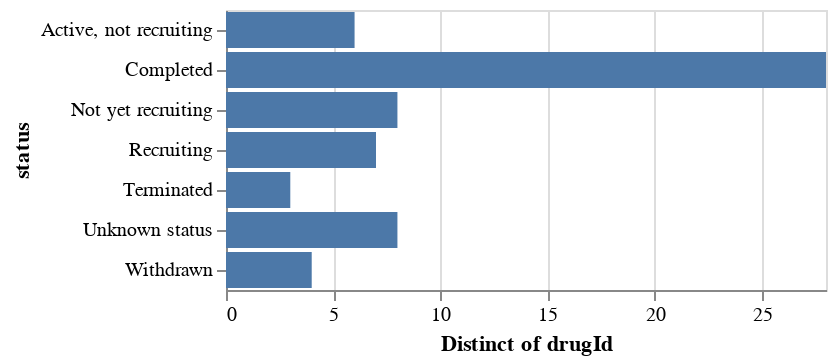

Notebook code for this chart:
### Markdown cell above
## Exploration Steps:

### Start small

For starters, an easy way to explore complex datasets like this is to explore seemingly obvious ones.

`status` column is relatively understandable, even if you don't come from biomedical background - 10 row preview shows

### Code cell
import altair as alt

alt.Chart(df).mark_bar().encode(
    x="distinct(drugId):Q",
    y="status:O",
)

### Figure 1 — Vega-Lite specification as saved in the notebook (floating-point values rounded to 4 significant figures)
{"config": {"view": {"continuousWidth": 300, "continuousHeight": 300}}, "data": {"name": "data-d8b010d8a623bfd2a3ba7a368b00fc84"}, "mark": {"type": "bar"}, "encoding": {"x": {"aggregate": "distinct", "field": "drugId", "type": "quantitative"}, "y": {"field": "status", "type": "ordinal"}}, "$schema": "https://vega.github.io/schema/vega-lite/v5.8.0.json", "datasets": {"data-d8b010d8a623bfd2a3ba7a368b00fc84": [{"diseaseId": "EFO_0004194", "diseaseName": "IGA glomerulonephritis", "drugId": "CHEMBL429910", "drugName": "DAPAGLIFLOZIN", "type": "Small molecule", "mechanismOfAction": "Sodium/glucose cotransporter 2 inhibitor", "actionType": "Inhibitor", "symbol": "SLC5A2", "name": "solute carrier family 5 member 2", "phase": 4, "status": "Not yet recruiting", "source": "https://clinicaltrials.gov/ct2/show/NCT04662723"}, {"diseaseId": "EFO_0004194", "diseaseName": "IGA glomerulonephritis", "drugId": "CHEMBL1168", "drugName": "RAMIPRIL", "type": "Small molecule", "mechanismOfAction": "Angiotensin-converting enzyme inhibitor", "actionType": "Inhibitor", "symbol": "ACE", "name": "angiotensin I converting enzyme", "phase": 4, "status": "Not yet recruiting", "source": "https://clinicaltrials.gov/ct2/show/NCT04662723"}, {"diseaseId": "EFO_0004194", "diseaseName": "IGA glomerulonephritis", "drugId": "CHEMBL1535", "drugName": "HYDROXYCHLOROQUINE", "type": "Small molecule", "mechanismOfAction": "Toll-like receptor 7 antagonist", "actionType": "Antagonist", "symbol": "TLR7", "name": "toll like receptor 7", "phase": 4, "status": "Completed", "source": "https://clinicaltrials.gov/ct2/show/NCT02351752"}, {"diseaseId": "EFO_0004194", "diseaseName": "IGA glomerulonephritis", "drugId": "CHEMBL1639", "drugName": "ALISKIREN", "type": "Small molecule", "mechanismOfAction": "Renin inhibitor", "actionType": "Inhibitor", "symbol": "REN", "name": "renin", "phase": 4, "status": "Completed", "source": "https://clinicaltrials.gov/ct2/show/NCT00922311"}, {"diseaseId": "EFO_0004194", "diseaseName": "IGA glomerulonephritis", "drugId": "CHEMBL4594217", "drugName": "CANAGLIFLOZIN", "type": "Small molecule", "mechanismOfAction": "Sodium/glucose cotransporter 2 inhibitor", "actionType": "Inhibitor", "symbol": "SLC5A2", "name": "solute carrier family 5 member 2", "phase": 4, "status": "Not yet recruiting", "source": "https://clinicaltrials.gov/ct2/show/NCT04662723"}, {"diseaseId": "EFO_0004194", "diseaseName": "IGA glomerulonephritis", "drugId": "CHEMBL1535", "drugName": "HYDROXYCHLOROQUINE", "type": "Small molecule", "mechanismOfAction": "Toll-like receptor 9 antagonist", "actionType": "Antagonist", "symbol": "TLR9", "name": "toll like receptor 9", "phase": 4, "status": "Completed", "source": "https://clinicaltrials.gov/ct2/show/NCT02351752"}, {"diseaseId": "EFO_0004194", "diseaseName": "IGA glomerulonephritis", "drugId": "CHEMBL578", "drugName": "ENALAPRIL", "type": "Small molecule", "mechanismOfAction": "Angiotensin-converting enzyme inhibitor", "actionType": "Inhibitor", "symbol": "ACE", "name": "angiotensin I converting enzyme", "phase": 4, "status": "Completed", "source": "https://clinicaltrials.gov/ct2/show/NCT00367562"}, {"diseaseId": "EFO_0004194", "diseaseName": "IGA glomerulonephritis", "drugId": "CHEMBL1456", "drugName": "MYCOPHENOLATE MOFETIL", "type": "Small molecule", "mechanismOfAction": "Inosine-5'-monophosphate dehydrogenase (IMPDH) inhibitor", "actionType": "Inhibitor", "symbol": "IMPDH1", "name": "inosine monophosphate dehydrogenase 1", "phase": 4, "status": "Unknown status", "source": "https://clinicaltrials.gov/ct2/show/NCT02981212"}, {"diseaseId": "EFO_0004194", "diseaseName": "IGA glomerulonephritis", "drugId": "CHEMBL1069", "drugName": "VALSARTAN", "type": "Small molecule", "mechanismOfAction": "Type-1 angiotensin II receptor antagonist", "actionType": "Antagonist", "symbol": "AGTR1", "name": "angiotensin II receptor type 1", "phase": 4, "status": "Unknown status", "source": "https://clinicaltrials.gov/ct2/show/NCT02765594"}, {"diseaseId": "EFO_0004194", "diseaseName": "IGA glomerulonephritis", "drugId": "CHEMBL1690", "drugName": "HYDROXYCHLOROQUINE SULFATE", "type": "Small molecule", "mechanismOfAction": "Toll-like receptor 7 antagonist", "actionType": "Antagonist", "symbol": "TLR7", "name": "toll like receptor 7", "phase": 4, "status": "Completed", "source": "https://clinicaltrials.gov/ct2/show/NCT02351752"}, {"diseaseId": "EFO_0004194", "diseaseName": "IGA glomerulonephritis", "drugId": "CHEMBL1535", "drugName": "HYDROXYCHLOROQUINE", "type": "Small molecule", "mechanismOfAction": "Toll-like receptor 9 antagonist", "actionType": "Antagonist", "symbol": "TLR9", "name": "toll like receptor 9", "phase": 4, "status": "Unknown status", "source": "https://clinicaltrials.gov/ct2/show/NCT02765594"}, {"diseaseId": "EFO_0004194", "diseaseName": "IGA glomerulonephritis", "drugId": "CHEMBL608", "drugName": "PROBUCOL", "type": "Small molecule", "mechanismOfAction": "ATP-binding cassette sub-family A member 1 inhibitor", "actionType": "Inhibitor", "symbol": "ABCA1", "name": "ATP binding cassette subfamily A member 1", "phase": 4, "status": "Completed", "source": "https://clinicaltrials.gov/ct2/show/NCT00426348"}, {"diseaseId": "EFO_0004194", "diseaseName": "IGA glomerulonephritis", "drugId": "CHEMBL191", "drugName": "LOSARTAN", "type": "Small molecule", "mechanismOfAction": "Type-1 angiotensin II receptor antagonist", "actionType": "Antagonist", "symbol": "AGTR1", "name": "angiotensin II receptor type 1", "phase": 4, "status": "Unknown status", "source": "https://clinicaltrials.gov/ct2/show/NCT02231125"}, {"diseaseId": "EFO_0004194", "diseaseName": "IGA glomerulonephritis", "drugId": "CHEMBL635", "drugName": "PREDNISONE", "type": "Small molecule", "mechanismOfAction": "Glucocorticoid receptor agonist", "actionType": "Agonist", "symbol": "NR3C1", "name": "nuclear receptor subfamily 3 group C member 1", "phase": 4, "status": "Unknown status", "source": "https://clinicaltrials.gov/ct2/show/NCT01758120"}, {"diseaseId": "EFO_0004194", "diseaseName": "IGA glomerulonephritis", "drugId": "CHEMBL1690", "drugName": "HYDROXYCHLOROQUINE SULFATE", "type": "Small molecule", "mechanismOfAction": "Toll-like receptor 9 antagonist", "actionType": "Antagonist", "symbol": "TLR9", "name": "toll like receptor 9", "phase": 4, "status": "Unknown status", "source": "https://clinicaltrials.gov/ct2/show/NCT02765594"}, {"diseaseId": "EFO_0004194", "diseaseName": "IGA glomerulonephritis", "drugId": "CHEMBL1690", "drugName": "HYDROXYCHLOROQUINE SULFATE", "type": "Small molecule", "mechanismOfAction": "Toll-like receptor 9 antagonist", "actionType": "Antagonist", "symbol": "TLR9", "name": "toll like receptor 9", "phase": 4, "status": "Completed", "source": "https://clinicaltrials.gov/ct2/show/NCT02351752"}, {"diseaseId": "EFO_0004194", "diseaseName": "IGA glomerulonephritis", "drugId": "CHEMBL1201576", "drugName": "RITUXIMAB", "type": "Antibody", "mechanismOfAction": "B-lymphocyte antigen CD20 binding agent", "actionType": "Binding agent", "symbol": "MS4A1", "name": "membrane spanning 4-domains A1", "phase": 4, "status": "Recruiting", "source": "https://clinicaltrials.gov/ct2/show/NCT04525729"}, {"diseaseId": "EFO_0004194", "diseaseName": "IGA glomerulonephritis", "drugId": "CHEMBL1069", "drugName": "VALSARTAN", "type": "Small molecule", "mechanismOfAction": "Type-1 angiotensin II receptor antagonist", "actionType": "Antagonist", "symbol": "AGTR1", "name": "angiotensin II receptor type 1", "phase": 4, "status": "Completed", "source": "https://clinicaltrials.gov/ct2/show/NCT00367562,https://clinicaltrials.gov/ct2/show/NCT00426348"}, {"diseaseId": "EFO_0004194", "diseaseName": "IGA glomerulonephritis", "drugId": "CHEMBL1456", "drugName": "MYCOPHENOLATE MOFETIL", "type": "Small molecule", "mechanismOfAction": "Inosine-5'-monophosphate dehydrogenase (IMPDH) inhibitor", "actionType": "Inhibitor", "symbol": "IMPDH2", "name": "inosine monophosphate dehydrogenase 2", "phase": 4, "status": "Completed", "source": "https://clinicaltrials.gov/ct2/show/NCT00863252"}, {"diseaseId": "EFO_0004194", "diseaseName": "IGA glomerulonephritis", "drugId": "CHEMBL635", "drugName": "PREDNISONE", "type": "Small molecule", "mechanismOfAction": "Glucocorticoid receptor agonist", "actionType": "Agonist", "symbol": "NR3C1", "name": "nuclear receptor subfamily 3 group C member 1", "phase": 4, "status": "Active, not recruiting", "source": "https://clinicaltrials.gov/ct2/show/NCT03218852"}, {"diseaseId": "EFO_0004194", "diseaseName": "IGA glomerulonephritis", "drugId": "CHEMBL1456", "drugName": "MYCOPHENOLATE MOFETIL", "type": "Small molecule", "mechanismOfAction": "Inosine-5'-monophosphate dehydrogenase (IMPDH) inhibitor", "actionType": "Inhibitor", "symbol": "IMPDH2", "name": "inosine monophosphate dehydrogenase 2", "phase": 4, "status": "Unknown status", "source": "https://clinicaltrials.gov/ct2/show/NCT02981212"}, {"diseaseId": "EFO_0004194", "diseaseName": "IGA glomerulonephritis", "drugId": "CHEMBL1201576", "drugName": "RITUXIMAB", "type": "Antibody", "mechanismOfAction": "B-lymphocyte antigen CD20 binding agent", "actionType": "Binding agent", "symbol": "MS4A1", "name": "membrane spanning 4-domains A1", "phase": 4, "status": "Unknown status", "source": "https://clinicaltrials.gov/ct2/show/NCT02571842"}, {"diseaseId": "EFO_0004194", "diseaseName": "IGA glomerulonephritis", "drugId": "CHEMBL1690", "drugName": "HYDROXYCHLOROQUINE SULFATE", "type": "Small molecule", "mechanismOfAction": "Toll-like receptor 7 antagonist", "actionType": "Antagonist", "symbol": "TLR7", "name": "toll like receptor 7", "phase": 4, "status": "Unknown status", "source": "https://clinicaltrials.gov/ct2/show/NCT02765594"}, {"diseaseId": "EFO_0004194", "diseaseName": "IGA glomerulonephritis", "drugId": "CHEMBL1201081", "drugName": "METHYLPREDNISOLONE SODIUM SUCCINATE", "type": "Small molecule", "mechanismOfAction": "Glucocorticoid receptor agonist", "actionType": "Agonist", "symbol": "NR3C1", "name": "nuclear receptor subfamily 3 group C member 1", "phase": 4, "status": "Completed", "source": "https://clinicaltrials.gov/ct2/show/NCT00755859"}, {"diseaseId": "EFO_0004194", "diseaseName": "IGA glomerulonephritis", "drugId": "CHEMBL1237", "drugName": "LISINOPRIL", "type": "Small molecule", "mechanismOfAction": "Angiotensin-converting enzyme inhibitor", "actionType": "Inhibitor", "symbol": "ACE", "name": "angiotensin I converting enzyme", "phase": 4, "status": "Not yet recruiting", "source": "https://clinicaltrials.gov/ct2/show/NCT04662723"}, {"diseaseId": "EFO_0004194", "diseaseName": "IGA glomerulonephritis", "drugId": "CHEMBL1201265", "drugName": "METHYLPREDNISOLONE HEMISUCCINATE", "type": "Small molecule", "mechanismOfAction": "Glucocorticoid receptor agonist", "actionType": "Agonist", "symbol": "NR3C1", "name": "nuclear receptor subfamily 3 group C member 1", "phase": 4, "status": "Completed", "source": "https://clinicaltrials.gov/ct2/show/NCT00755859"}, {"diseaseId": "EFO_0004194", "diseaseName": "IGA glomerulonephritis", "drugId": "CHEMBL1535", "drugName": "HYDROXYCHLOROQUINE", "type": "Small molecule", "mechanismOfAction": "Toll-like receptor 7 antagonist", "actionType": "Antagonist", "symbol": "TLR7", "name": "toll like receptor 7", "phase": 4, "status": "Unknown status", "source": "https://clinicaltrials.gov/ct2/show/NCT02765594"}, {"diseaseId": "EFO_0004194", "diseaseName": "IGA glomerulonephritis", "drugId": "CHEMBL1201576", "drugName": "RITUXIMAB", "type": "Antibody", "mechanismOfAction": "B-lymphocyte antigen CD20 binding agent", "actionType": "Binding agent", "symbol": "MS4A1", "name": "membrane spanning 4-domains A1", "phase": 4, "status": "Completed", "source": "https://clinicaltrials.gov/ct2/show/NCT00498368"}, {"diseaseId": "EFO_0004194", "diseaseName": "IGA glomerulonephritis", "drugId": "CHEMBL1456", "drugName": "MYCOPHENOLATE MOFETIL", "type": "Small molecule", "mechanismOfAction": "Inosine-5'-monophosphate dehydrogenase (IMPDH) inhibitor", "actionType": "Inhibitor", "symbol": "IMPDH1", "name": "inosine monophosphate dehydrogenase 1", "phase": 4, "status": "Completed", "source": "https://clinicaltrials.gov/ct2/show/NCT00863252"}, {"diseaseId": "EFO_0004194", "diseaseName": "IGA glomerulonephritis", "drugId": "CHEMBL2048484", "drugName": "CANAGLIFLOZIN", "type": "Small molecule", "mechanismOfAction": "Sodium/glucose cotransporter 2 inhibitor", "actionType": "Inhibitor", "symbol": "SLC5A2", "name": "solute carrier family 5 member 2", "phase": 4, "status": "Not yet recruiting", "source": "https://clinicaltrials.gov/ct2/show/NCT04662723"}, {"diseaseId": "EFO_0004194", "diseaseName": "IGA glomerulonephritis", "drugId": "CHEMBL191", "drugName": "LOSARTAN", "type": "Small molecule", "mechanismOfAction": "Type-1 angiotensin II receptor antagonist", "actionType": "Antagonist", "symbol": "AGTR1", "name": "angiotensin II receptor type 1", "phase": 4, "status": "Completed", "source": "https://clinicaltrials.gov/ct2/show/NCT01115426"}, {"diseaseId": "EFO_0004194", "diseaseName": "IGA glomerulonephritis", "drugId": "CHEMBL2107830", "drugName": "EMPAGLIFLOZIN", "type": "Small molecule", "mechanismOfAction": "Sodium/glucose cotransporter 2 inhibitor", "actionType": "Inhibitor", "symbol": "SLC5A2", "name": "solute carrier family 5 member 2", "phase": 4, "status": "Not yet recruiting", "source": "https://clinicaltrials.gov/ct2/show/NCT04662723"}, {"diseaseId": "EFO_0004194", "diseaseName": "IGA glomerulonephritis", "drugId": "CHEMBL191", "drugName": "LOSARTAN", "type": "Small molecule", "mechanismOfAction": "Type-1 angiotensin II receptor antagonist", "actionType": "Antagonist", "symbol": "AGTR1", "name": "angiotensin II receptor type 1", "phase": 4, "status": "Not yet recruiting", "source": "https://clinicaltrials.gov/ct2/show/NCT04662723"}, {"diseaseId": "EFO_0004194", "diseaseName": "IGA glomerulonephritis", "drugId": "CHEMBL1168", "drugName": "RAMIPRIL", "type": "Small molecule", "mechanismOfAction": "Angiotensin-converting enzyme inhibitor", "actionType": "Inhibitor", "symbol": "ACE", "name": "angiotensin I converting enzyme", "phase": 4, "status": "Completed", "source": "https://clinicaltrials.gov/ct2/show/NCT01115426"}, {"diseaseId": "EFO_0004194", "diseaseName": "IGA glomerulonephritis", "drugId": "CHEMBL846", "drugName": "CALCITRIOL", "type": "Small molecule", "mechanismOfAction": "Vitamin D receptor agonist", "actionType": "Agonist", "symbol": "VDR", "name": "vitamin D receptor", "phase": 4, "status": "Completed", "source": "https://clinicaltrials.gov/ct2/show/NCT00319761"}, {"diseaseId": "EFO_0004194", "diseaseName": "IGA glomerulonephritis", "drugId": "CHEMBL1542", "drugName": "AZATHIOPRINE", "type": "Small molecule", "mechanismOfAction": "Amidophosphoribosyltransferase inhibitor", "actionType": "Inhibitor", "symbol": "PPAT", "name": "phosphoribosyl pyrophosphate amidotransferase", "phase": 4, "status": "Completed", "source": "https://clinicaltrials.gov/ct2/show/NCT00755859"}, {"diseaseId": "EFO_0004194", "diseaseName": "IGA glomerulonephritis", "drugId": "CHEMBL1639", "drugName": "ALISKIREN", "type": "Small molecule", "mechanismOfAction": "Renin inhibitor", "actionType": "Inhibitor", "symbol": "REN", "name": "renin", "phase": 3, "status": "Completed", "source": "https://clinicaltrials.gov/ct2/show/NCT00870493"}, {"diseaseId": "EFO_0004194", "diseaseName": "IGA glomerulonephritis", "drugId": "CHEMBL1456", "drugName": "MYCOPHENOLATE MOFETIL", "type": "Small molecule", "mechanismOfAction": "Inosine-5'-monophosphate dehydrogenase (IMPDH) inhibitor", "actionType": "Inhibitor", "symbol": "IMPDH2", "name": "inosine monophosphate dehydrogenase 2", "phase": 3, "status": "Terminated", "source": "https://clinicaltrials.gov/ct2/show/NCT00318474"}, {"diseaseId": "EFO_0004194", "diseaseName": "IGA glomerulonephritis", "drugId": "CHEMBL191", "drugName": "LOSARTAN", "type": "Small molecule", "mechanismOfAction": "Type-1 angiotensin II receptor antagonist", "actionType": "Antagonist", "symbol": "AGTR1", "name": "angiotensin II receptor type 1", "phase": 3, "status": "Not yet recruiting", "source": "https://clinicaltrials.gov/ct2/show/NCT03357653"}, {"diseaseId": "EFO_0004194", "diseaseName": "IGA glomerulonephritis", "drugId": "CHEMBL9194", "drugName": "ATRASENTAN", "type": "Small molecule", "mechanismOfAction": "Endothelin receptor ET-A antagonist", "actionType": "Antagonist", "symbol": "EDNRA", "name": "endothelin receptor type A", "phase": 3, "status": "Recruiting", "source": "https://clinicaltrials.gov/ct2/show/NCT04573478"}, {"diseaseId": "EFO_0004194", "diseaseName": "IGA glomerulonephritis", "drugId": "CHEMBL4298195", "drugName": "NARSOPLIMAB", "type": "Antibody", "mechanismOfAction": "Mannan-binding lectin serine protease 2 inhibitor", "actionType": "Inhibitor", "symbol": "MASP2", "name": "MBL associated serine protease 2", "phase": 3, "status": "Recruiting", "source": "https://clinicaltrials.gov/ct2/show/NCT03608033"}, {"diseaseId": "EFO_0004194", "diseaseName": "IGA glomerulonephritis", "drugId": "CHEMBL1456", "drugName": "MYCOPHENOLATE MOFETIL", "type": "Small molecule", "mechanismOfAction": "Inosine-5'-monophosphate dehydrogenase (IMPDH) inhibitor", "actionType": "Inhibitor", "symbol": "IMPDH1", "name": "inosine monophosphate dehydrogenase 1", "phase": 3, "status": "Unknown status", "source": "https://clinicaltrials.gov/ct2/show/NCT02187900"}, {"diseaseId": "EFO_0004194", "diseaseName": "IGA glomerulonephritis", "drugId": "CHEMBL4594448", "drugName": "IPTACOPAN", "type": "Small molecule", "mechanismOfAction": "Complement factor B inhibitor", "actionType": "Inhibitor", "symbol": "CFB", "name": "complement factor B", "phase": 3, "status": "Recruiting", "source": "https://clinicaltrials.gov/ct2/show/NCT04578834,https://clinicaltrials.gov/ct2/show/NCT04557462"}, {"diseaseId": "EFO_0004194", "diseaseName": "IGA glomerulonephritis", "drugId": "CHEMBL131", "drugName": "PREDNISOLONE", "type": "Small molecule", "mechanismOfAction": "Glucocorticoid receptor agonist", "actionType": "Agonist", "symbol": "NR3C1", "name": "nuclear receptor subfamily 3 group C member 1", "phase": 3, "status": "Completed", "source": "https://clinicaltrials.gov/ct2/show/NCT00554502"}, {"diseaseId": "EFO_0004194", "diseaseName": "IGA glomerulonephritis", "drugId": "CHEMBL1201081", "drugName": "METHYLPREDNISOLONE SODIUM SUCCINATE", "type": "Small molecule", "mechanismOfAction": "Glucocorticoid receptor agonist", "actionType": "Agonist", "symbol": "NR3C1", "name": "nuclear receptor subfamily 3 group C member 1", "phase": 3, "status": "Completed", "source": "https://clinicaltrials.gov/ct2/show/NCT00657059"}, {"diseaseId": "EFO_0004194", "diseaseName": "IGA glomerulonephritis", "drugId": "CHEMBL635", "drugName": "PREDNISONE", "type": "Small molecule", "mechanismOfAction": "Glucocorticoid receptor agonist", "actionType": "Agonist", "symbol": "NR3C1", "name": "nuclear receptor subfamily 3 group C member 1", "phase": 3, "status": "Completed", "source": "https://clinicaltrials.gov/ct2/show/NCT00657059,https://clinicaltrials.gov/ct2/show/NCT01392833"}, {"diseaseId": "EFO_0004194", "diseaseName": "IGA glomerulonephritis", "drugId": "CHEMBL1456", "drugName": "MYCOPHENOLATE MOFETIL", "type": "Small molecule", "mechanismOfAction": "Inosine-5'-monophosphate dehydrogenase (IMPDH) inhibitor", "actionType": "Inhibitor", "symbol": "IMPDH2", "name": "inosine monophosphate dehydrogenase 2", "phase": 3, "status": "Completed", "source": "https://clinicaltrials.gov/ct2/show/NCT00657059"}, {"diseaseId": "EFO_0004194", "diseaseName": "IGA glomerulonephritis", "drugId": "CHEMBL131", "drugName": "PREDNISOLONE", "type": "Small molecule", "mechanismOfAction": "Glucocorticoid receptor agonist", "actionType": "Agonist", "symbol": "NR3C1", "name": "nuclear receptor subfamily 3 group C member 1", "phase": 3, "status": "Not yet recruiting", "source": "https://clinicaltrials.gov/ct2/show/NCT05510323"}, {"diseaseId": "EFO_0004194", "diseaseName": "IGA glomerulonephritis", "drugId": "CHEMBL2107877", "drugName": "BLISIBIMOD", "type": "Protein", "mechanismOfAction": "Tumor necrosis factor ligand superfamily member 13B inhibitor", "actionType": "Inhibitor", "symbol": "TNFSF13B", "name": "TNF superfamily member 13b", "phase": 3, "status": "Withdrawn", "source": "https://clinicaltrials.gov/ct2/show/NCT02052219"}, {"diseaseId": "EFO_0004194", "diseaseName": "IGA glomerulonephritis", "drugId": "CHEMBL1513", "drugName": "IRBESARTAN", "type": "Small molecule", "mechanismOfAction": "Type-1 angiotensin II receptor antagonist", "actionType": "Antagonist", "symbol": "AGTR1", "name": "angiotensin II receptor type 1", "phase": 3, "status": "Completed", "source": "https://clinicaltrials.gov/ct2/show/NCT00657059"}, {"diseaseId": "EFO_0004194", "diseaseName": "IGA glomerulonephritis", "drugId": "CHEMBL1456", "drugName": "MYCOPHENOLATE MOFETIL", "type": "Small molecule", "mechanismOfAction": "Inosine-5'-monophosphate dehydrogenase (IMPDH) inhibitor", "actionType": "Inhibitor", "symbol": "IMPDH1", "name": "inosine monophosphate dehydrogenase 1", "phase": 3, "status": "Completed", "source": "https://clinicaltrials.gov/ct2/show/NCT00657059"}, {"diseaseId": "EFO_0004194", "diseaseName": "IGA glomerulonephritis", "drugId": "CHEMBL650", "drugName": "METHYLPREDNISOLONE", "type": "Small molecule", "mechanismOfAction": "Glucocorticoid receptor agonist", "actionType": "Agonist", "symbol": "NR3C1", "name": "nuclear receptor subfamily 3 group C member 1", "phase": 3, "status": "Completed", "source": "https://clinicaltrials.gov/ct2/show/NCT01392833,https://clinicaltrials.gov/ct2/show/NCT00657059,https://clinicaltrials.gov/ct2/show/NCT00554502"}, {"diseaseId": "EFO_0004194", "diseaseName": "IGA glomerulonephritis", "drugId": "CHEMBL1513", "drugName": "IRBESARTAN", "type": "Small molecule", "mechanismOfAction": "Type-1 angiotensin II receptor antagonist", "actionType": "Antagonist", "symbol": "AGTR1", "name": "angiotensin II receptor type 1", "phase": 3, "status": "Active, not recruiting", "source": "https://clinicaltrials.gov/ct2/show/NCT03762850"}, {"diseaseId": "EFO_0004194", "diseaseName": "IGA glomerulonephritis", "drugId": "CHEMBL1201265", "drugName": "METHYLPREDNISOLONE HEMISUCCINATE", "type": "Small molecule", "mechanismOfAction": "Glucocorticoid receptor agonist", "actionType": "Agonist", "symbol": "NR3C1", "name": "nuclear receptor subfamily 3 group C member 1", "phase": 3, "status": "Completed", "source": "https://clinicaltrials.gov/ct2/show/NCT00657059"}, {"diseaseId": "EFO_0004194", "diseaseName": "IGA glomerulonephritis", "drugId": "CHEMBL539423", "drugName": "SPARSENTAN", "type": "Small molecule", "mechanismOfAction": "Endothelin receptor ET-A antagonist", "actionType": "Antagonist", "symbol": "EDNRA", "name": "endothelin receptor type A", "phase": 3, "status": "Active, not recruiting", "source": "https://clinicaltrials.gov/ct2/show/NCT03762850"}, {"diseaseId": "EFO_0004194", "diseaseName": "IGA glomerulonephritis", "drugId": "CHEMBL1542", "drugName": "AZATHIOPRINE", "type": "Small molecule", "mechanismOfAction": "Amidophosphoribosyltransferase inhibitor", "actionType": "Inhibitor", "symbol": "PPAT", "name": "phosphoribosyl pyrophosphate amidotransferase", "phase": 3, "status": "Completed", "source": "https://clinicaltrials.gov/ct2/show/NCT00554502,https://clinicaltrials.gov/ct2/show/NCT01392833"}, {"diseaseId": "EFO_0004194", "diseaseName": "IGA glomerulonephritis", "drugId": "CHEMBL191", "drugName": "LOSARTAN", "type": "Small molecule", "mechanismOfAction": "Type-1 angiotensin II receptor antagonist", "actionType": "Antagonist", "symbol": "AGTR1", "name": "angiotensin II receptor type 1", "phase": 3, "status": "Completed", "source": "https://clinicaltrials.gov/ct2/show/NCT02232776"}, {"diseaseId": "EFO_0004194", "diseaseName": "IGA glomerulonephritis", "drugId": "CHEMBL539423", "drugName": "SPARSENTAN", "type": "Small molecule", "mechanismOfAction": "Type-1 angiotensin II receptor antagonist", "actionType": "Antagonist", "symbol": "AGTR1", "name": "angiotensin II receptor type 1", "phase": 3, "status": "Active, not recruiting", "source": "https://clinicaltrials.gov/ct2/show/NCT03762850"}, {"diseaseId": "EFO_0004194", "diseaseName": "IGA glomerulonephritis", "drugId": "CHEMBL1456", "drugName": "MYCOPHENOLATE MOFETIL", "type": "Small molecule", "mechanismOfAction": "Inosine-5'-monophosphate dehydrogenase (IMPDH) inhibitor", "actionType": "Inhibitor", "symbol": "IMPDH1", "name": "inosine monophosphate dehydrogenase 1", "phase": 3, "status": "Terminated", "source": "https://clinicaltrials.gov/ct2/show/NCT00318474"}, {"diseaseId": "EFO_0004194", "diseaseName": "IGA glomerulonephritis", "drugId": "CHEMBL1200622", "drugName": "PARICALCITOL", "type": "Small molecule", "mechanismOfAction": "Vitamin D receptor agonist", "actionType": "Agonist", "symbol": "VDR", "name": "vitamin D receptor", "phase": 3, "status": "Withdrawn", "source": "https://clinicaltrials.gov/ct2/show/NCT00599963"}, {"diseaseId": "EFO_0004194", "diseaseName": "IGA glomerulonephritis", "drugId": "CHEMBL1456", "drugName": "MYCOPHENOLATE MOFETIL", "type": "Small molecule", "mechanismOfAction": "Inosine-5'-monophosphate dehydrogenase (IMPDH) inhibitor", "actionType": "Inhibitor", "symbol": "IMPDH2", "name": "inosine monophosphate dehydrogenase 2", "phase": 3, "status": "Unknown status", "source": "https://clinicaltrials.gov/ct2/show/NCT02187900"}, {"diseaseId": "EFO_0004194", "diseaseName": "IGA glomerulonephritis", "drugId": "CHEMBL650", "drugName": "METHYLPREDNISOLONE", "type": "Small molecule", "mechanismOfAction": "Glucocorticoid receptor agonist", "actionType": "Agonist", "symbol": "NR3C1", "name": "nuclear receptor subfamily 3 group C member 1", "phase": 3, "status": "Recruiting", "source": "https://clinicaltrials.gov/ct2/show/NCT04833374"}, {"diseaseId": "EFO_0004194", "diseaseName": "IGA glomerulonephritis", "drugId": "CHEMBL2107877", "drugName": "BLISIBIMOD", "type": "Protein", "mechanismOfAction": "Tumor necrosis factor ligand superfamily member 13B inhibitor", "actionType": "Inhibitor", "symbol": "TNFSF13B", "name": "TNF superfamily member 13b", "phase": 2, "status": "Completed", "source": "https://clinicaltrials.gov/ct2/show/NCT02062684"}, {"diseaseId": "EFO_0004194", "diseaseName": "IGA glomerulonephritis", "drugId": "CHEMBL1742986", "drugName": "ATACICEPT", "type": "Protein", "mechanismOfAction": "Tumor necrosis factor ligand superfamily member 13B inhibitor", "actionType": "Inhibitor", "symbol": "TNFSF13B", "name": "TNF superfamily member 13b", "phase": 2, "status": "Active, not recruiting", "source": "https://clinicaltrials.gov/ct2/show/NCT04716231"}, {"diseaseId": "EFO_0004194", "diseaseName": "IGA glomerulonephritis", "drugId": "CHEMBL1742986", "drugName": "ATACICEPT", "type": "Protein", "mechanismOfAction": "Tumor necrosis factor ligand superfamily member 13B inhibitor", "actionType": "Inhibitor", "symbol": "TNFSF13B", "name": "TNF superfamily member 13b", "phase": 2, "status": "Terminated", "source": "https://clinicaltrials.gov/ct2/show/NCT02808429"}, {"diseaseId": "EFO_0004194", "diseaseName": "IGA glomerulonephritis", "drugId": "CHEMBL4594448", "drugName": "IPTACOPAN", "type": "Small molecule", "mechanismOfAction": "Complement factor B inhibitor", "actionType": "Inhibitor", "symbol": "CFB", "name": "complement factor B", "phase": 2, "status": "Completed", "source": "https://clinicaltrials.gov/ct2/show/NCT03373461"}, {"diseaseId": "EFO_0004194", "diseaseName": "IGA glomerulonephritis", "drugId": "CHEMBL635", "drugName": "PREDNISONE", "type": "Small molecule", "mechanismOfAction": "Glucocorticoid receptor agonist", "actionType": "Agonist", "symbol": "NR3C1", "name": "nuclear receptor subfamily 3 group C member 1", "phase": 2, "status": "Completed", "source": "https://clinicaltrials.gov/ct2/show/NCT00004448"}, {"diseaseId": "EFO_0004194", "diseaseName": "IGA glomerulonephritis", "drugId": "CHEMBL1742986", "drugName": "ATACICEPT", "type": "Protein", "mechanismOfAction": "Tumor necrosis factor ligand superfamily member 13 inhibitor", "actionType": "Inhibitor", "symbol": "TNFSF13", "name": "TNF superfamily member 13", "phase": 2, "status": "Terminated", "source": "https://clinicaltrials.gov/ct2/show/NCT02808429"}, {"diseaseId": "EFO_0004194", "diseaseName": "IGA glomerulonephritis", "drugId": "CHEMBL393220", "drugName": "ATORVASTATIN CALCIUM", "type": "Small molecule", "mechanismOfAction": "HMG-CoA reductase inhibitor", "actionType": "Inhibitor", "symbol": "HMGCR", "name": "3-hydroxy-3-methylglutaryl-CoA reductase", "phase": 2, "status": "Completed", "source": "https://clinicaltrials.gov/ct2/show/NCT00396721"}, {"diseaseId": "EFO_0004194", "diseaseName": "IGA glomerulonephritis", "drugId": "CHEMBL131", "drugName": "PREDNISOLONE", "type": "Small molecule", "mechanismOfAction": "Glucocorticoid receptor agonist", "actionType": "Agonist", "symbol": "NR3C1", "name": "nuclear receptor subfamily 3 group C member 1", "phase": 2, "status": "Unknown status", "source": "https://clinicaltrials.gov/ct2/show/NCT02662283"}, {"diseaseId": "EFO_0004194", "diseaseName": "IGA glomerulonephritis", "drugId": "CHEMBL4594462", "drugName": "BATIRAXCEPT", "type": "Protein", "mechanismOfAction": "Growth arrest-specific protein 6 inhibitor", "actionType": "Inhibitor", "symbol": "GAS6", "name": "growth arrest specific 6", "phase": 2, "status": "Terminated", "source": "https://clinicaltrials.gov/ct2/show/NCT04042623"}, {"diseaseId": "EFO_0004194", "diseaseName": "IGA glomerulonephritis", "drugId": "CHEMBL413", "drugName": "SIROLIMUS", "type": "Small molecule", "mechanismOfAction": "FK506-binding protein 1A inhibitor", "actionType": "Inhibitor", "symbol": "FKBP1A", "name": "FKBP prolyl isomerase 1A", "phase": 2, "status": "Completed", "source": "https://clinicaltrials.gov/ct2/show/NCT00396721"}, {"diseaseId": "EFO_0004194", "diseaseName": "IGA glomerulonephritis", "drugId": "CHEMBL2103830", "drugName": "FOSTAMATINIB", "type": "Small molecule", "mechanismOfAction": "Tyrosine-protein kinase SYK inhibitor", "actionType": "Inhibitor", "symbol": "SYK", "name": "spleen associated tyrosine kinase", "phase": 2, "status": "Withdrawn", "source": "https://clinicaltrials.gov/ct2/show/NCT02433236"}, {"diseaseId": "EFO_0004194", "diseaseName": "IGA glomerulonephritis", "drugId": "CHEMBL269732", "drugName": "TACROLIMUS", "type": "Small molecule", "mechanismOfAction": "FK506-binding protein 1A inhibitor", "actionType": "Inhibitor", "symbol": "FKBP1A", "name": "FKBP prolyl isomerase 1A", "phase": 2, "status": "Completed", "source": "https://clinicaltrials.gov/ct2/show/NCT01224028"}, {"diseaseId": "EFO_0004194", "diseaseName": "IGA glomerulonephritis", "drugId": "CHEMBL4594460", "drugName": "AT-1501", "type": "Unknown", "mechanismOfAction": "CD40 ligand inhibitor", "actionType": "Inhibitor", "symbol": "CD40LG", "name": "CD40 ligand", "phase": 2, "status": "Recruiting", "source": "https://clinicaltrials.gov/ct2/show/NCT05125068"}, {"diseaseId": "EFO_0004194", "diseaseName": "IGA glomerulonephritis", "drugId": "CHEMBL1742986", "drugName": "ATACICEPT", "type": "Protein", "mechanismOfAction": "Tumor necrosis factor ligand superfamily member 13 inhibitor", "actionType": "Inhibitor", "symbol": "TNFSF13", "name": "TNF superfamily member 13", "phase": 2, "status": "Active, not recruiting", "source": "https://clinicaltrials.gov/ct2/show/NCT04716231"}, {"diseaseId": "EFO_0004194", "diseaseName": "IGA glomerulonephritis", "drugId": "CHEMBL4594614", "drugName": "SIBEPRENLIMAB", "type": "Antibody", "mechanismOfAction": "Tumor necrosis factor ligand superfamily member 13 inhibitor", "actionType": "Inhibitor", "symbol": "TNFSF13", "name": "TNF superfamily member 13", "phase": 2, "status": "Active, not recruiting", "source": "https://clinicaltrials.gov/ct2/show/NCT04287985"}, {"diseaseId": "EFO_0004194", "diseaseName": "IGA glomerulonephritis", "drugId": "CHEMBL4594579", "drugName": "FELZARTAMAB", "type": "Antibody", "mechanismOfAction": "Lymphocyte differentiation antigen CD38 inhibitor", "actionType": "Inhibitor", "symbol": "CD38", "name": "CD38 molecule", "phase": 2, "status": "Recruiting", "source": "https://clinicaltrials.gov/ct2/show/NCT05065970"}, {"diseaseId": "EFO_0004194", "diseaseName": "IGA glomerulonephritis", "drugId": "CHEMBL1487", "drugName": "ATORVASTATIN", "type": "Small molecule", "mechanismOfAction": "HMG-CoA reductase inhibitor", "actionType": "Inhibitor", "symbol": "HMGCR", "name": "3-hydroxy-3-methylglutaryl-CoA reductase", "phase": 2, "status": "Completed", "source": "https://clinicaltrials.gov/ct2/show/NCT00396721"}, {"diseaseId": "EFO_0004194", "diseaseName": "IGA glomerulonephritis", "drugId": "CHEMBL3989871", "drugName": "AVACOPAN", "type": "Small molecule", "mechanismOfAction": "C5a anaphylatoxin chemotactic receptor antagonist", "actionType": "Antagonist", "symbol": "C5AR1", "name": "complement C5a receptor 1", "phase": 2, "status": "Completed", "source": "https://clinicaltrials.gov/ct2/show/NCT02384317"}, {"diseaseId": "EFO_0004194", "diseaseName": "IGA glomerulonephritis", "drugId": "CHEMBL1370", "drugName": "BUDESONIDE", "type": "Small molecule", "mechanismOfAction": "Glucocorticoid receptor agonist", "actionType": "Agonist", "symbol": "NR3C1", "name": "nuclear receptor subfamily 3 group C member 1", "phase": 2, "status": "Completed", "source": "https://clinicaltrials.gov/ct2/show/NCT00767221"}, {"diseaseId": "EFO_0004194", "diseaseName": "IGA glomerulonephritis", "drugId": "CHEMBL2103830", "drugName": "FOSTAMATINIB", "type": "Small molecule", "mechanismOfAction": "Tyrosine-protein kinase SYK inhibitor", "actionType": "Inhibitor", "symbol": "SYK", "name": "spleen associated tyrosine kinase", "phase": 2, "status": "Completed", "source": "https://clinicaltrials.gov/ct2/show/NCT02112838"}, {"diseaseId": "EFO_0004194", "diseaseName": "IGA glomerulonephritis", "drugId": "CHEMBL578", "drugName": "ENALAPRIL", "type": "Small molecule", "mechanismOfAction": "Angiotensin-converting enzyme inhibitor", "actionType": "Inhibitor", "symbol": "ACE", "name": "angiotensin I converting enzyme", "phase": 2, "status": "Completed", "source": "https://clinicaltrials.gov/ct2/show/NCT00396721"}, {"diseaseId": "EFO_0004194", "diseaseName": "IGA glomerulonephritis", "drugId": "CHEMBL3989516", "drugName": "FOSTAMATINIB DISODIUM", "type": "Small molecule", "mechanismOfAction": "Tyrosine-protein kinase SYK inhibitor", "actionType": "Inhibitor", "symbol": "SYK", "name": "spleen associated tyrosine kinase", "phase": 2, "status": "Withdrawn", "source": "https://clinicaltrials.gov/ct2/show/NCT02433236"}, {"diseaseId": "EFO_0004194", "diseaseName": "IGA glomerulonephritis", "drugId": "CHEMBL4297722", "drugName": "CEMDISIRAN", "type": "Oligonucleotide", "mechanismOfAction": "Complement C5 mRNA RNAi inhibitor", "actionType": "Rnai inhibitor", "symbol": "C5", "name": "complement C5", "phase": 2, "status": "Active, not recruiting", "source": "https://clinicaltrials.gov/ct2/show/NCT03841448"}, {"diseaseId": "EFO_0004194", "diseaseName": "IGA glomerulonephritis", "drugId": "CHEMBL4594614", "drugName": "SIBEPRENLIMAB", "type": "Antibody", "mechanismOfAction": "Tumor necrosis factor ligand superfamily member 13 inhibitor", "actionType": "Inhibitor", "symbol": "TNFSF13", "name": "TNF superfamily member 13", "phase": 1, "status": "Completed", "source": "https://clinicaltrials.gov/ct2/show/NCT03719443"}]}}
